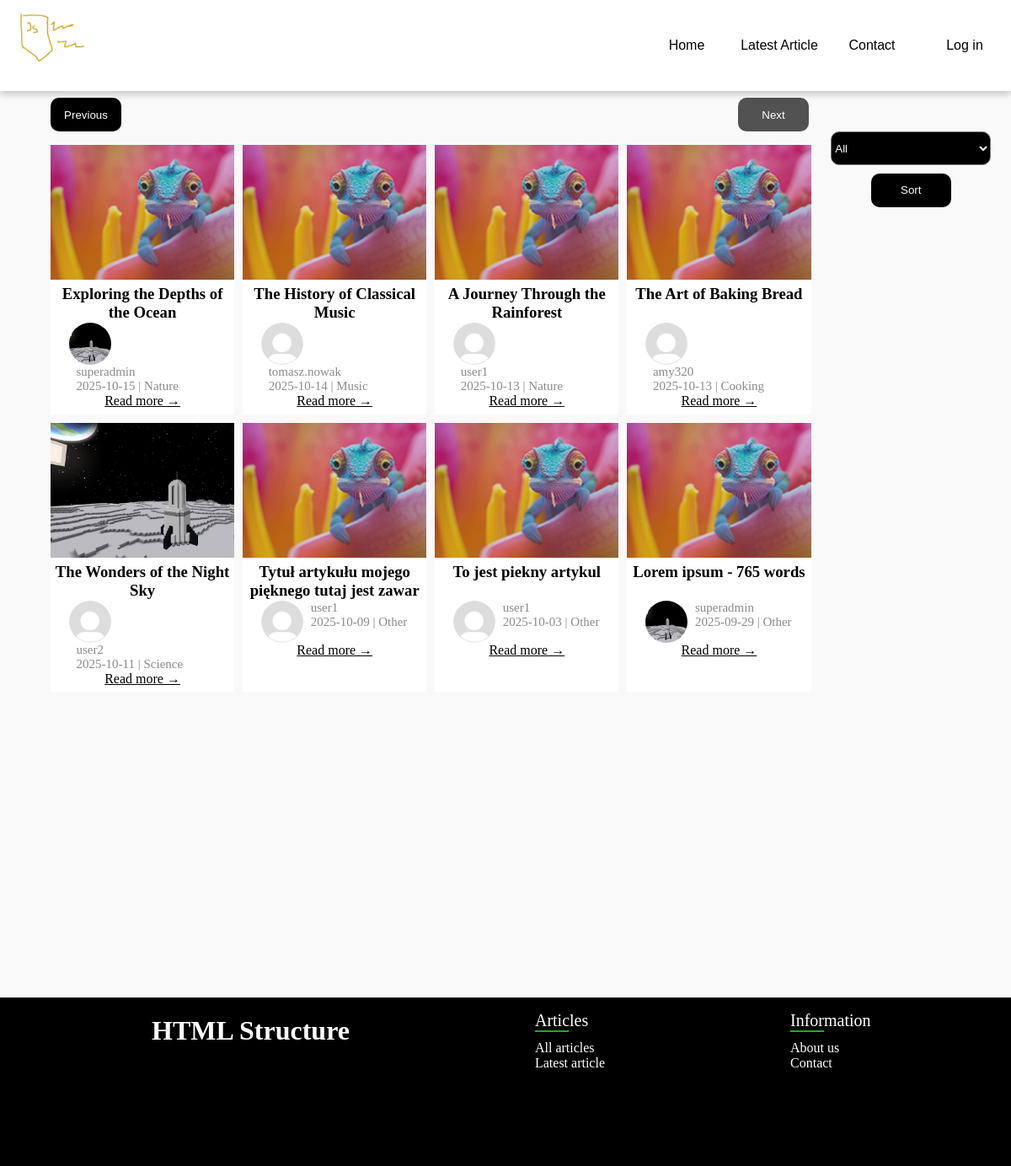
The app's page /index.php?page=2 with its own data.
### tables this page shows
CREATE TABLE `articles` (
  `id` int(11) NOT NULL,
  `title` text DEFAULT NULL,
  `article` text DEFAULT NULL,
  `ownerID` int(11) DEFAULT NULL,
  `date` date DEFAULT NULL,
  `image` text DEFAULT NULL,
  `categoryID` int(11) DEFAULT NULL
);

CREATE TABLE `user_data` (
  `userID` int(11) NOT NULL,
  `name` text DEFAULT NULL,
  `surname` text DEFAULT NULL,
  `age` int(11) DEFAULT NULL,
  `gender` varchar(10) DEFAULT NULL,
  `pfp` varchar(255) DEFAULT NULL,
  `dataID` int(11) NOT NULL,
  `bio` text DEFAULT NULL,
  `accAge` datetime DEFAULT NULL
);

CREATE TABLE `users` (
  `id` int(11) NOT NULL,
  `login` text DEFAULT NULL,
  `password` text DEFAULT NULL,
  `role` varchar(10) DEFAULT NULL
);

CREATE TABLE `categories` (
  `categoryID` int(11) NOT NULL,
  `category` text DEFAULT NULL
);

### index.php (the view, shortened to what this page needs)
<?php
require("php/functions.php");
$articleCount = $con->query("SELECT COUNT(*) FROM articles")->fetch_row()[0];
$page = isset($_GET['page']) ? $_GET['page'] : 1;
$page = $page <= 0 ? 1 : $page;
$offset = ($page - 1) * 12;
$sortCategory = '1 or 1=1';
$query = $con->prepare("SELECT c.category, c.categoryID,a.image,a.id,d.pfp, u.login, a.ownerID, a.title, a.article, a.date
FROM articles a join users u on u.id = a.ownerID join categories c on a.categoryID=c.categoryID
JOIN user_data d on d.userID = u.id WHERE c.categoryID = $sortCategory
ORDER BY a.id DESC LIMIT 12 OFFSET ?");
$query->bind_param("i", $offset);
$query->execute();
$result = $query->get_result();
$articles = $result->fetch_all(MYSQLI_ASSOC);
?>
<!DOCTYPE html>
<html lang="pl">
<head>
    <link rel="stylesheet" href="style.css">
</head>
<body>
    <div class="container">
        <div id="pagebuttons">
                <button <?php echo $page - 1 <=0 ? 'disabled' : ''; ?> onClick="location.href='index.php?page=<?php echo $page -1; ?>'">Previous</button>
                <button <?php echo $offset + 12 >= $articleCount ? 'disabled' : ''; ?> onClick="location.href='index.php?page=<?php echo $page + 1; ?>'">Next</button>
        </div>
    <section>
        <main class="index">
            <?php
            foreach($articles as $article){
                echo '<div>
                <div class="article-image" style="background-image:url(\'static/articles/'.$article['image'].'\')">
                </div>
                <h3>'.substr($article['title'],0,50).'</h3>
                <div id="index-article">
                    <img src="static/pfp/'.$article['pfp'].'">
                    <div id="index-article-data">
                        <p id="date">'.$article['login'].'</p>
                        <p id="date">'.$article['date'].' | '.$article['category'].'</p>
                    </div>
                </div>
                <a href="article.php?id='.$article['id'].'">Read more →</a>
             </div>';
            }
            ?>
        </main>
        <aside>
            <form method="get"  action="index.php">
                <select  name='sortCategory'>
                    <option value ='none'>All</option>
                </select>
                <button type='submit'>Sort</button>
            </form>
        </aside>
    </section>
    </div>
</body>
</html>

### style.css (style rules this page uses)
html,body { margin: 0; padding: 0; width: 100%; scrollbar-width: none; -ms-overflow-style: none; scroll-behavior: smooth; }
.container { width: 100%; display: flex; flex-direction: column; flex-wrap: wrap; background-color: #f9f9f9; }
main { min-height: 85vh; margin-left: 5%; display: flex; flex-direction: column; flex-wrap: wrap; align-content: space-around; align-items: center; }
p#date { color: rgb(138, 138, 138); font-size: 15px; height: auto; padding-top: 0; margin-top: 0; margin: 0; padding: 0; }
section { width: 100%; height: auto; display: flex; }
.index { display: grid; grid-template-columns: repeat(4, 1fr); grid-template-rows: repeat(3, 1fr); gap: 10px; width: 76%; min-height: 100vh; height: auto; margin-top: 2vh; margin-bottom: 4vh; }
section > aside { width: 20%; }
section > aside form { margin: auto; width: 80%; }
section > aside form select { width: 100%; height: 5vh; cursor: pointer; border-radius: 10px; color: #fff; transition: 0.3s ease; background-color: rgb(0, 0, 0); }
section > aside form button { width: 100%; height: 5vh; border:none; border-radius: 10px; height: 5vh; width: 50%; margin-top: 5%; margin-left: 25%; cursor: pointer; color: #fff; transition: 0.3s ease; background-color: rgb(0, 0, 0); }
.index > div { text-align: center; display: flex; align-items: center; justify-content: start; flex-direction: column; min-width: 0; min-height: 0; background-color: white; height: 40vh; transition: 0.1s ease; }
.index p { padding: 0; margin: 0; height: 19vh; }
.index > div > h3 { height: 5vh; margin-bottom: 0.3em; margin-top: 0.3em; }
.index a { transition: ease-in-out 0.3s; color: black; padding-bottom: 1%; }
.index #index-article { width: 80%; display: flex; flex-direction: row; flex-wrap: wrap; }
.index #index-article img { height: 50px; width: 50px; border-radius: 50% }
.index #index-article-data { flex-direction: column; text-align: left; padding-left: 4; margin-left: 5%; }
#pagebuttons { margin-left: 5%; margin-top: 1vh; display: flex; width: 75%; justify-content: space-between; align-items: center; height: 5vh; }
#pagebuttons button { border:none; border-radius: 10px; height: 5vh; width: 7vw; cursor: pointer; color: #fff; transition: 0.3s ease; background-color: rgb(0, 0, 0); }
#pagebuttons button:disabled { background-color: rgb(82, 82, 82); }
.index div, article { transition: ease-in-out 0.5s; }
.index .article-image, article .article-image { height: 20vh; width: 100%; background-size: cover; }

### records on screen
articles: image (placeholder picture), title "Exploring the Depths of the Ocean", user_data.pfp (picture), ownerID.login "superadmin", date "2025-10-15", categoryID.category "Nature"
articles: image (placeholder picture), title "The History of Classical Music", user_data.pfp (placeholder picture), ownerID.login "tomasz.nowak", date "2025-10-14", categoryID.category "Music"
articles: image (placeholder picture), title "A Journey Through the Rainforest", user_data.pfp (placeholder picture), ownerID.login "user1", date "2025-10-13", categoryID.category "Nature"
articles: image (placeholder picture), title "The Art of Baking Bread", user_data.pfp (placeholder picture), ownerID.login "amy320", date "2025-10-13", categoryID.category "Cooking"
articles: image (picture), title "The Wonders of the Night Sky", user_data.pfp (placeholder picture), ownerID.login "user2", date "2025-10-11", categoryID.category "Science"
articles: image (placeholder picture), title "Tytuł artykułu mojego pięknego tutaj jest zawar", user_data.pfp (placeholder picture), ownerID.login "user1", date "2025-10-09", categoryID.category "Other"
articles: image (placeholder picture), title "To jest piekny artykul", user_data.pfp (placeholder picture), ownerID.login "user1", date "2025-10-03", categoryID.category "Other"
articles: image (placeholder picture), title "Lorem ipsum - 765 words", user_data.pfp (picture), ownerID.login "superadmin", date "2025-09-29", categoryID.category "Other"
